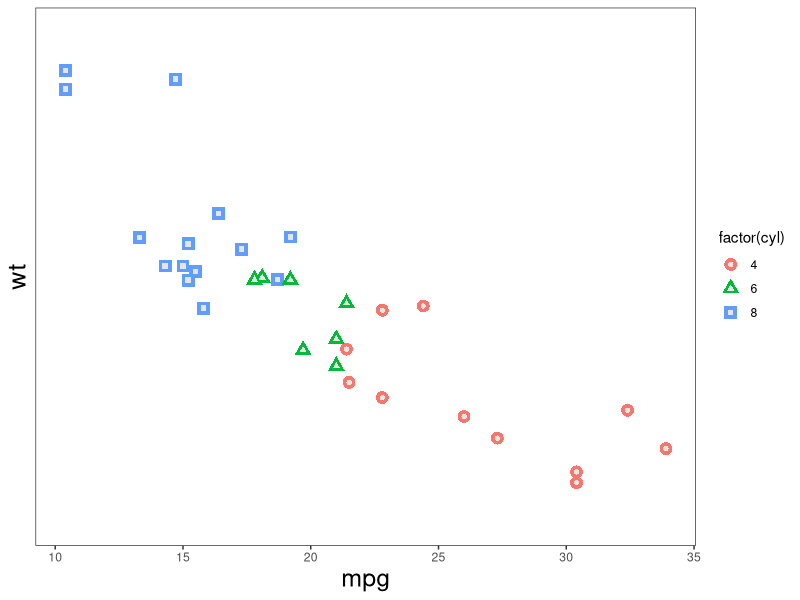
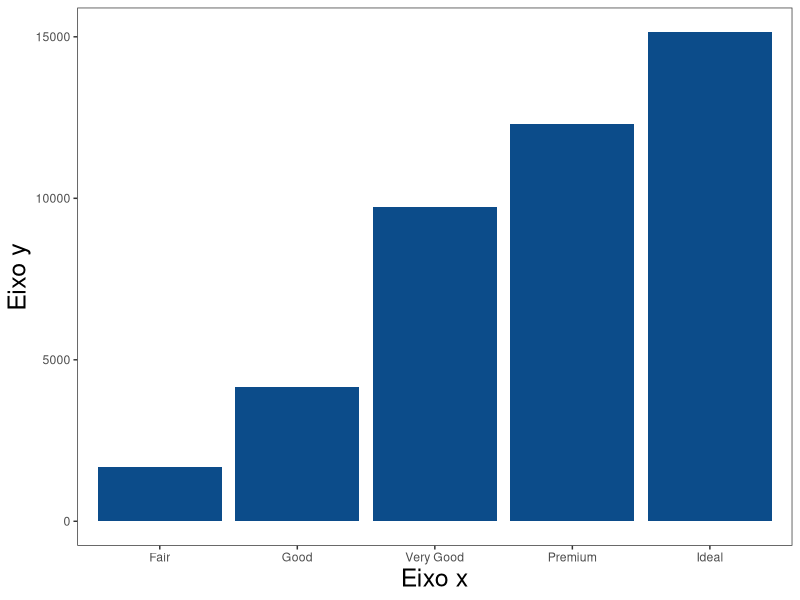

The R script that drew these images, in order:
library(ggplot2)
p <- ggplot(mtcars, aes(mpg, wt, shape = factor(cyl)))
p <- p + geom_point(aes(colour = factor(cyl)), size = 4) +
  geom_point(colour = "grey90", size = 1.5)+theme_bw()


p+theme_bw()+theme(  # remove axis ticks
        axis.title.x = element_text(size=18), # remove x-axis labels
        axis.title.y = element_text(size=18), # remove y-axis labels
        panel.background = element_blank(), 
        panel.grid.major = element_blank(),  #remove major-grid labels
        panel.grid.minor = element_blank())+
  scale_y_discrete()


library(ggplot2)

ggplot(diamonds) +
 aes(x = cut, weight = carat) +
 geom_bar(fill = "#0c4c8a") +
  theme_bw()+theme(  # remove axis ticks
    axis.title.x = element_text(size=18), # remove x-axis labels
    axis.title.y = element_text(size=18), # remove y-axis labels
    legend.title = element_text(size=14),
    panel.background = element_blank(), 
    panel.grid.major = element_blank(),  #remove major-grid labels
    panel.grid.minor = element_blank())+
  labs(x = "Eixo x", y = "Eixo y", color = "Legenda")
  scale_y_continuous(expand = c(0,0)) #Remover o espaço do eixo Y, do zero para as categorias 
